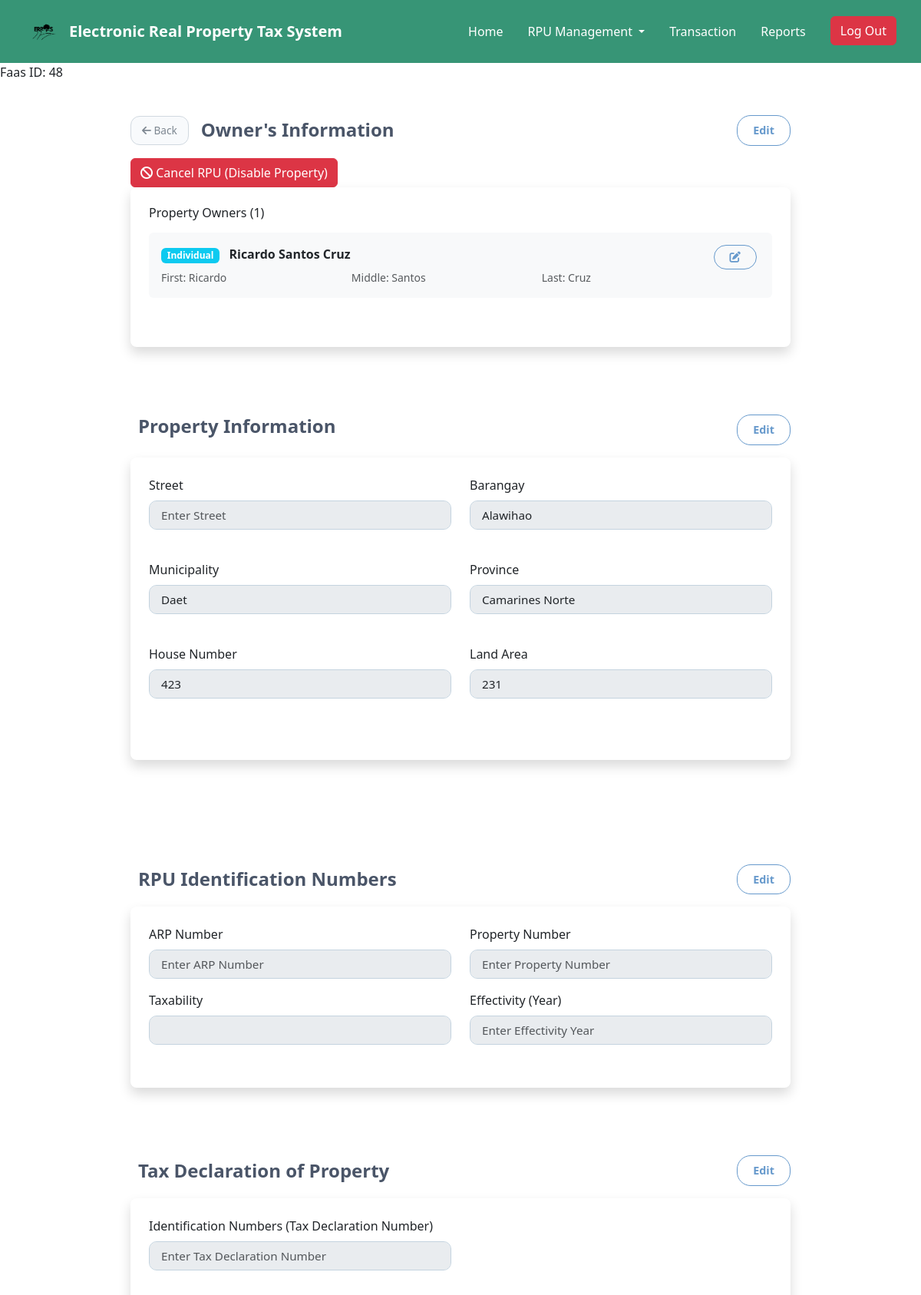
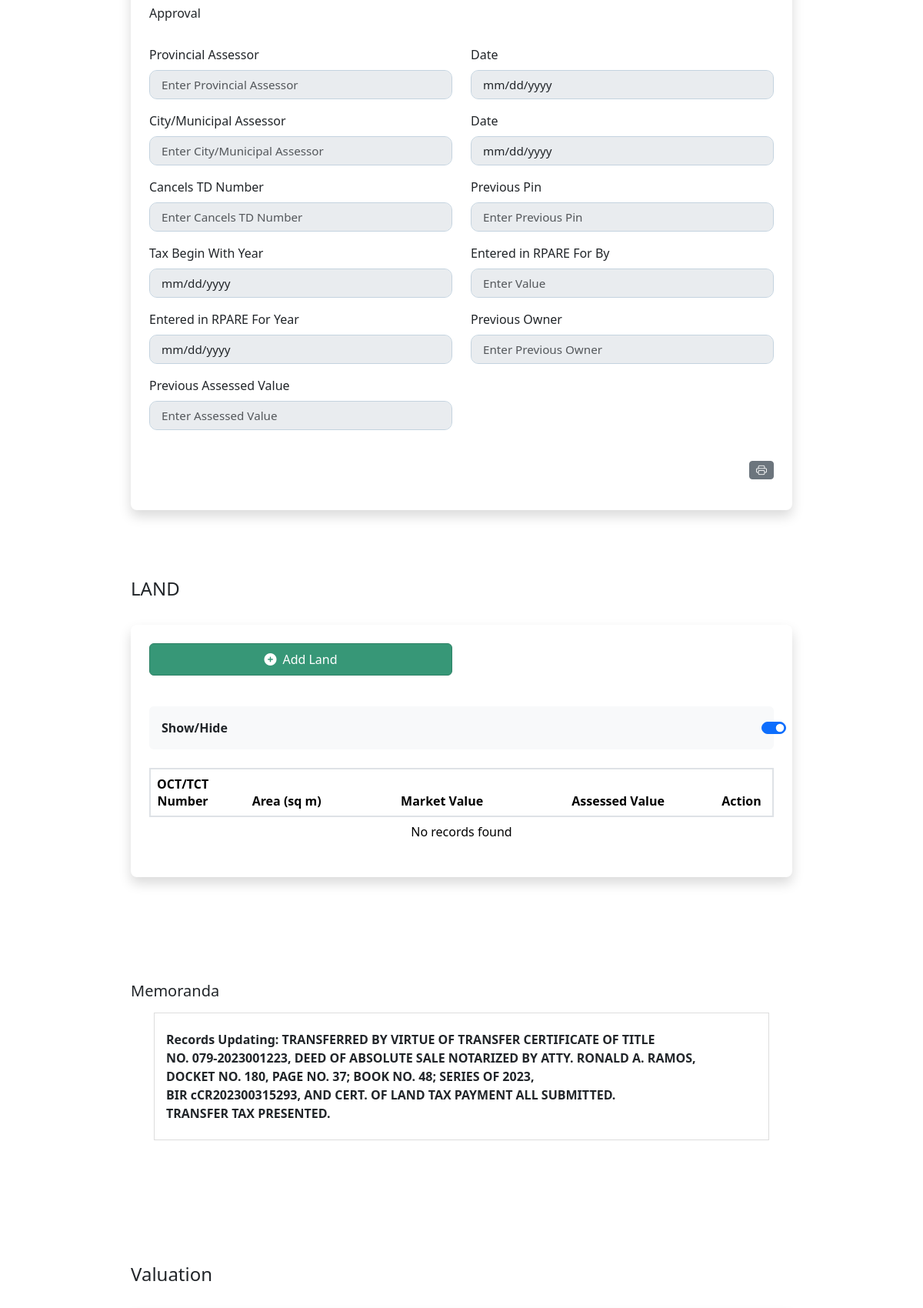
Page /Municipal/FAAS.php?id=163 (signed in, upper part) on the committed database (2 pictures, top to bottom).
### tables this page shows
CREATE TABLE `faas` (
  `faas_id` int(50) NOT NULL,
  `pro_id` int(50) DEFAULT NULL,
  `rpu_idno` int(20) DEFAULT NULL
);

CREATE TABLE `owners_tb` (
  `own_id` int(30) NOT NULL,
  `own_fname` varchar(20) NOT NULL,
  `own_mname` varchar(20) NOT NULL,
  `own_surname` varchar(20) NOT NULL,
  `owner_type` enum('individual','company') DEFAULT 'individual',
  `company_name` varchar(100) DEFAULT NULL,
  `created_by` int(11) DEFAULT NULL,
  `updated_by` int(11) DEFAULT NULL,
  `created_at_owner` timestamp NOT NULL DEFAULT current_timestamp(),
  `updated_at_owner` timestamp NOT NULL DEFAULT current_timestamp() ON UPDATE current_timestamp(),
  `date_birth` date DEFAULT NULL,
  `tin_no` int(20) NOT NULL,
  `house_no` varchar(20) NOT NULL,
  `street` varchar(30) NOT NULL,
  `barangay` varchar(30) NOT NULL,
  `district` varchar(20) NOT NULL,
  `city` varchar(20) NOT NULL,
  `province` varchar(20) NOT NULL,
  `own_info` varchar(70) NOT NULL
);

CREATE TABLE `p_info` (
  `p_id` int(50) NOT NULL,
  `house_no` int(10) NOT NULL,
  `block_no` int(10) NOT NULL,
  `province` varchar(30) NOT NULL,
  `city` varchar(30) NOT NULL,
  `district` varchar(30) NOT NULL,
  `barangay` varchar(30) NOT NULL,
  `street` varchar(50) NOT NULL,
  `house_tag_no` int(10) NOT NULL,
  `land_area` int(50) NOT NULL,
  `desc_land` varchar(50) NOT NULL,
  `documents` varchar(30) NOT NULL,
  `created_at` timestamp NOT NULL DEFAULT current_timestamp(),
  `updated_at` timestamp NOT NULL DEFAULT current_timestamp() ON UPDATE current_timestamp(),
  `is_active` tinyint(1) NOT NULL DEFAULT 1,
  `disabled_at` datetime DEFAULT NULL,
  `disabled_by` int(11) DEFAULT NULL
);

### Municipal/FAAS.php (the view, shortened to what the rows shown need)
<?php
$conn = Database::getInstance();
$property_id = $_GET['id'] ?? null;
$is_active = 1;
if ($property_id) {
  $stmt = $conn->prepare("SELECT is_active FROM p_info WHERE p_id = ?");
  $stmt->bind_param("i", $property_id);
  $stmt->execute();
  $is_active = $stmt->get_result()->fetch_assoc()['is_active'] ?? 1;
}
$disableButton = ($is_active == 0) ? 'disabled' : '';
function fetchProperty($conn, $p_id)
{
  $sql = "
    SELECT
      p.p_id,
      p.house_no,
      p.block_no,
      p.province,
      p.city,
      p.district,
      p.barangay,
      p.street,
      p.house_tag_no,
      p.land_area,
      p.desc_land,
      p.documents,
      p.created_at,
      p.updated_at,
      p.is_active,
      p.disabled_at,
      p.disabled_by
    FROM p_info p
    WHERE p.p_id = ?
  ";
  $stmt = $conn->prepare($sql);
  $stmt->bind_param("i", $p_id);
  $stmt->execute();
  return $stmt->get_result()->fetch_assoc();
}
function fetchOwnersWithDetails($conn, $property_id)
{
  $sql = "
        SELECT
            o.own_id,
            o.own_fname AS first_name,
            o.own_mname AS middle_name,
            o.own_surname AS last_name,
            COALESCE(o.owner_type, 'individual') as owner_type,
            o.company_name,
            CASE
                WHEN COALESCE(o.owner_type, 'individual') = 'company' THEN
                    COALESCE(o.company_name, 'Unnamed Company')
                ELSE CONCAT(
                    TRIM(COALESCE(o.own_fname, '')),
                    CASE WHEN o.own_mname IS NOT NULL AND TRIM(o.own_mname) != ''
                         THEN CONCAT(' ', TRIM(o.own_mname))
                         ELSE '' END,
                    CASE WHEN o.own_surname IS NOT NULL AND TRIM(o.own_surname) != ''
                         THEN CONCAT(' ', TRIM(o.own_surname))
                         ELSE '' END
                )
            END AS display_name
        FROM propertyowner po
        JOIN owners_tb o ON po.owner_id = o.own_id
        WHERE po.property_id = ?
        ORDER BY
            o.owner_type DESC,
            CASE WHEN o.owner_type = 'company' THEN o.company_name ELSE o.own_surname END,
            o.own_fname
    ";
  $stmt = $conn->prepare($sql);
  $stmt->bind_param("i", $property_id);
  $stmt->execute();
  $result = $stmt->get_result();
  return $result ? $result->fetch_all(MYSQLI_ASSOC) : [];
}
function fetchPropertyOwnerIDs($conn, $property_id) {
    $stmt = $conn->prepare("SELECT owner_id FROM propertyowner WHERE property_id = ?");
    $stmt->bind_param("i", $property_id);
    $stmt->execute();
    $result = $stmt->get_result();
    return array_column($result->fetch_all(MYSQLI_ASSOC), 'owner_id');
}
function fetchFaasInfo($conn, $property_id)
{
  $stmt = $conn->prepare("SELECT faas_id FROM faas WHERE pro_id = ?");
  $stmt->bind_param("i", $property_id);
  $stmt->execute();
  return $stmt->get_result()->fetch_assoc();
}
$faas_info = fetchFaasInfo($conn, $property_id);
if ($faas_info) {
  $faas_id = $faas_info['faas_id'];
  echo "<div id='faas-id'>Faas ID: " . htmlspecialchars($faas_id) . "</div>";
}
$property = null;
$owners_details = [];
if (isset($_GET['id']) && !empty($_GET['id'])) {
  $property_id = intval($_GET['id']);
  $property = fetchProperty($conn, $property_id);
  $faas_info = fetchFaasInfo($conn, $property_id);
  if ($faas_info) {
    $owner_ids = fetchPropertyOwnerIDs($conn, $property_id);
    if (!empty($owner_ids)) {
      $owners_details = fetchOwnersWithDetails($conn, $property_id);
    }
  }
}
?>
<!doctype html>
<html lang="en">
<head>
  <link rel="stylesheet" href="https://cdnjs.cloudflare.com/ajax/libs/font-awesome/5.15.4/css/all.min.css">
  <link rel="stylesheet" href="https://cdn.jsdelivr.net/npm/bootstrap@4.1.3/dist/css/bootstrap.min.css"
>
  <link href="https://cdn.jsdelivr.net/npm/bootstrap@5.3.2/dist/css/bootstrap.min.css" rel="stylesheet">
  <link href="https://cdn.jsdelivr.net/npm/bootstrap@5.3.0-alpha1/dist/css/bootstrap.min.css" rel="stylesheet"
>
  <link rel="stylesheet" href="https://cdnjs.cloudflare.com/ajax/libs/font-awesome/6.0.0/css/all.min.css">
  <link href="https://cdn.jsdelivr.net/npm/bootstrap@5.3.0/dist/css/bootstrap.min.css" rel="stylesheet">
  <link href="https://cdn.jsdelivr.net/npm/bootstrap-icons@1.11.3/font/bootstrap-icons.css" rel="stylesheet">
  <link href="https://cdn.jsdelivr.net/npm/bootstrap@5.3.3/dist/css/bootstrap.min.css" rel="stylesheet">
  <link rel="stylesheet" href="https://cdnjs.cloudflare.com/ajax/libs/font-awesome/6.4.0/css/all.min.css">
  <link rel="stylesheet" href="../main_layout.css">
  <link rel="stylesheet" href="FAAS.css">
  <link rel="stylesheet" href="header.css">
</head>
<body>
  <section class="container mt-4" id="owner-info-section">
    <div class="card border-0 shadow p-4 rounded-3">
      <div id="owner-info" class="row">
        <?php if (empty($owners_details)): ?>
          <div class="col-md-12 mb-4">
            <div class="alert alert-warning" role="alert">
              <i class="fas fa-exclamation-triangle me-2"></i>
              No owner assigned to this property
            </div>
          </div>
        <?php else: ?>
          <div class="col-md-12 mb-4">
            <?php foreach ($owners_details as $index => $owner): ?>
              <div class="owner-item mb-3 p-3 bg-light rounded">
                <div class="d-flex justify-content-between align-items-start">
                  <div class="owner-details flex-grow-1">
                    <?php if (($owner['owner_type'] ?? 'individual') === 'company'): ?>
                      <div class="mb-2">
                        <span class="badge bg-primary me-2">Company</span>
                        <strong><?= htmlspecialchars($owner['display_name']) ?></strong>
                      </div>
                      <?php if (!empty($owner['first_name']) || !empty($owner['last_name'])): ?>
                        <div class="text-muted small">
                          Contact:
                          <?= htmlspecialchars(trim($owner['first_name'] . ' ' . $owner['middle_name'] . ' ' . $owner['last_name'])) ?>
                        </div>
                      <?php endif; ?>
                    <?php else: ?>
                      <div class="mb-2">
                        <span class="badge bg-info me-2">Individual</span>
                        <strong><?= htmlspecialchars($owner['display_name']) ?></strong>
                      </div>
                      <div class="row text-muted small">
                        <div class="col-md-4">First: <?= htmlspecialchars($owner['first_name']) ?></div>
                        <div class="col-md-4">Middle: <?= htmlspecialchars($owner['middle_name']) ?></div>
                        <div class="col-md-4">Last: <?= htmlspecialchars($owner['last_name']) ?></div>
                      </div>
                    <?php endif; ?>
                  </div>
                  <div class="owner-actions">
                    <button type="button" class="btn btn-sm btn-outline-primary me-1"
                      onclick="editOwner(<?= $owner['own_id'] ?>)" <?= $disableButton ?>>
                      <i class="fas fa-edit"></i>
                    </button>
                  </div>
                </div>
              </div>
            <?php endforeach; ?>
          </div>
        <?php endif; ?>
      </div>
    </div>
  </section>
  <section class="container my-5" id="property-info-section">
    <div class="card border-0 shadow p-4 rounded-3">
      <form id="property-info">
        <div class="row">
          <div class="col-md-6 mb-4">
            <div class="mb-3">
              <label for="street" class="form-label">Street</label>
              <input type="text" class="form-control" id="street"
                value="<?php echo isset($property['street']) ? htmlspecialchars($property['street']) : ''; ?>"
                placeholder="Enter Street" disabled>
            </div>
          </div>
          <div class="col-md-6 mb-4">
            <div class="mb-3">
              <label for="barangay" class="form-label">Barangay</label>
              <input type="text" class="form-control" id="barangay"
                value="<?php echo isset($property['barangay']) ? htmlspecialchars($property['barangay']) : ''; ?>"
                placeholder="Enter Barangay" disabled>
            </div>
          </div>
          <div class="col-md-6 mb-4">
            <div class="mb-3">
              <label for="municipality" class="form-label">Municipality</label>
              <input type="text" class="form-control" id="municipality"
                value="<?php echo isset($property['city']) ? htmlspecialchars($property['city']) : ''; ?>"
                placeholder="Enter Municipality" disabled>
            </div>
          </div>
          <div class="col-md-6 mb-4">
            <div class="mb-3">
              <label for="province" class="form-label">Province</label>
              <input type="text" class="form-control" id="province"
                value="<?php echo isset($property['province']) ? htmlspecialchars($property['province']) : ''; ?>"
                placeholder="Enter Province" disabled>
            </div>
          </div>
          <div class="col-md-6 mb-4">
            <div class="mb-3">
              <label for="houseNumber" class="form-label">House Number</label>
              <input type="text" class="form-control" id="houseNumber"
                value="<?php echo isset($property['house_no']) ? htmlspecialchars($property['house_no']) : ''; ?>"
                placeholder="Enter House Number" disabled>
            </div>
          </div>
          <div class="col-md-6 mb-4">
            <div class="mb-3">
              <label for="landArea" class="form-label">Land Area</label>
              <input type="text" class="form-control" id="landArea"
                value="<?php echo isset($property['land_area']) ? htmlspecialchars($property['land_area']) : ''; ?>"
                placeholder="Enter Land Area" disabled>
            </div>
          </div>
        </div>
      </form>
    </div>
  </section>
  <div class="carousel-item active">
    <section class="container my-5" id="land-section">
      <div class="card border-0 shadow p-4 rounded-3">
        <div class="table-responsive" id="landTableContainer">
          <table class="table table-borderless text-center">
            <thead class="border-bottom border-2">
              <tr class="border-bottom border-2">
                <th class="bold" style="width: 10%;">OCT/TCT Number</th>
                <th class="bold">Area (sq m)</th>
                <th class="bold">Market Value</th>
                <th class="bold">Assessed Value</th>
                <th class="bold" style="width: 10%;">Action</th>
              </tr>
            </thead>
          </table>
        </div>
      </div>
    </section>
  </div>
</body>
</html>

### rows in the picture
faas: faas_id "48"
owners_tb: display_name "Ricardo Santos Cruz", own_fname "Ricardo", own_mname "Santos", own_surname "Cruz"
p_info: barangay "Alawihao", city "Daet", province "Camarines Norte", house_no "423", land_area "231"

### other values in the picture
count($owners_details) "1"
